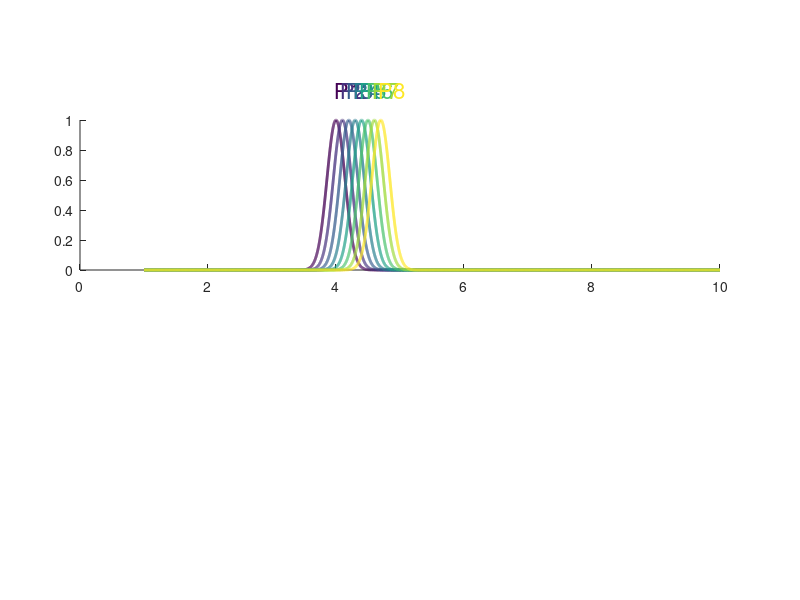

Here is the MATLAB script that generated this plot: (Note: this script raises an error after producing the figure.)
function SequenceSketch

NOPLOT = 0;
GoPrint = 0;

%%%%%%%%%%%%%%%%%%%%%%%%%%%%%%%%%%%%%%%%%%%%
%% default parameters
sig = 0.32; % [sec]
sig = 0.2; % [sec]
f0 = 11;    % [Hz]
cf = 1/(3*sqrt(2)*sig*f0); % dimension less 

ft = f0*(1-cf);


%% generate place cell probability 
t=[1:0.001:10]'; %% 10 sec
for n=1:100
  T = 0.1*n;
  tau = cf*T;
  y(:,n) = 0.5*(1+cos(2*pi*f0*(t-tau))).*exp(-(t-T).^2/sig^2);
  y2(:,n) = exp(-(t-T).^2/sig^2);
end

%% example neurons
cl = [23:2:27]*2;

%%%%%%%%%%%%%%%%%%%%%%%%%%%%%%%%%%%%%%%%%%%%
%% Example Figure
figure(1233);clf
set(gcf,'position',[1829 370 592 541])

%%
subplot('position',[0.1 0.55 0.8 0.25])
hold on
colormap('default')
cc = colormap;
k=8; l = round(linspace(1,64,k));
cll = [40:1:70];
for n=1:k
  plot(t,y2(:,cll(n))/max(y2(:,cll(n))),'LineWidth',2,'Color',cc(l(n),:))
  %plot(t,y(:,cll(n))/max(y(:,cll(n))),'LineWidth',1,'Color',cc(l(n),:))
  text(0.1*cll(n)-0.03,1.2,['P' num2str(n)],'FontSize',16,'color',cc(l(n),:))
end
yy = sum(y,2);
%plot(t,[yy/max(yy)],'color',[1 1 1]*0.2,'LineStyle','--','LineWidth',2)
%xlabel('time [sec]','FontSize',16)
%ylabel('probability','FontSize',16)
Lines([3 5],2.1,'k','-',3)
xlim([3.95 4.8])
ylim([0 2.5])
set(gca,'TickDir','out','FontSize',16,'XTick',[],'YTick',[])
box off
axis off

for n=1:8
  annotation('arrow',[n*0.09+0.051 n*0.02+0.4],[0.7 0.75],'color',cc(l(n),:),'LineWidth',2,'HeadStyle','vback1','HeadLength',8,'HeadWidth',8);
end


subplot('position',[0.1 0.4 0.8 0.14])
hold on
colormap('default')
cc = colormap;
k=8; l = round(linspace(1,64,k));
cll = [40:1:70];
for n=1:k
  %plot(t,y2(:,cll(n))/max(y2(:,cll(n))),'LineWidth',2,'Color',cc(l(n),:))
  %plot(t,y(:,cll(n))/max(y(:,cll(n))),'LineWidth',2,'Color',cc(l(n),:))
  
  tau = cf*0.1*cll(n);
  LL = ([0:100])/f0+tau;
  PP = mod(2*pi*ft*LL-pi,2*pi);
  AA = 0.5*(1+cos(2*pi*f0*(LL-tau))).*exp(-(LL-0.1*cll(n)).^2/sig^2);
  gAA = find(AA>0.11);
  length(gAA)
  %Lines(LL(gAA),[0 0.3]-0.5+n*0.05,cc(l(n),:),[],AA(gAA)*5);
  for m=1:length(gAA)
    %Lines(LL(gAA(m)),[0 0.3]-0.5+n*0.05,cc(l(n),:),[],AA(gAA(m))*5);
    Lines(LL(gAA(m)),([0 0.3]+PP(gAA(m))/6-0.7),cc(l(n),:),[],AA(gAA(m))*5);
  end
  %y(:,n) = 0.5*(1+cos(2*pi*f0*(t-tau))).*exp(-(t-T).^2/sig^2);
end
yy = sum(y,2);
plot(t,-[yy/max(yy)],'color',[1 1 1]*0.2,'LineStyle','-','LineWidth',2)
xlabel('time [sec]','FontSize',16)
axis tight
xlim([3.95 4.8])
set(gca,'TickDir','out','FontSize',16,'XTick',[],'YTick',[])
box off
axis off


return;
%%%%%%%%%%%%%%%%%%%%%%%%%%%%%%%%%%%%%%%%%%%%
%%%%%%%%%%%%%%%%%%%%%%%%%%%%%%%%%%%%%%%%%%%%
%%%%%%%%%%%%%%%%%%%%%%%%%%%%%%%%%%%%%%%%%%%%
%%%%%%%%%%%%%%%%%%%%%%%%%%%%%%%%%%%%%%%%%%%%
%%%%%%%%%%%%%%%%%%%%%%%%%%%%%%%%%%%%%%%%%%%%
%%%%%%%%%%%%%%%%%%%%%%%%%%%%%%%%%%%%%%%%%%%%
%%%%%%%%%%%%%%%%%%%%%%%%%%%%%%%%%%%%%%%%%%%%
%%%%%%%%%%%%%%%%%%%%%%%%%%%%%%%%%%%%%%%%%%%%
%%%%%%%%%%%%%%%%%%%%%%%%%%%%%%%%%%%%%%%%%%%%
%%%%%%%%%%%%%%%%%%%%%%%%%%%%%%%%%%%%%%%%%%%%
%%%%%%%%%%%%%%%%%%%%%%%%%%%%%%%%%%%%%%%%%%%%

